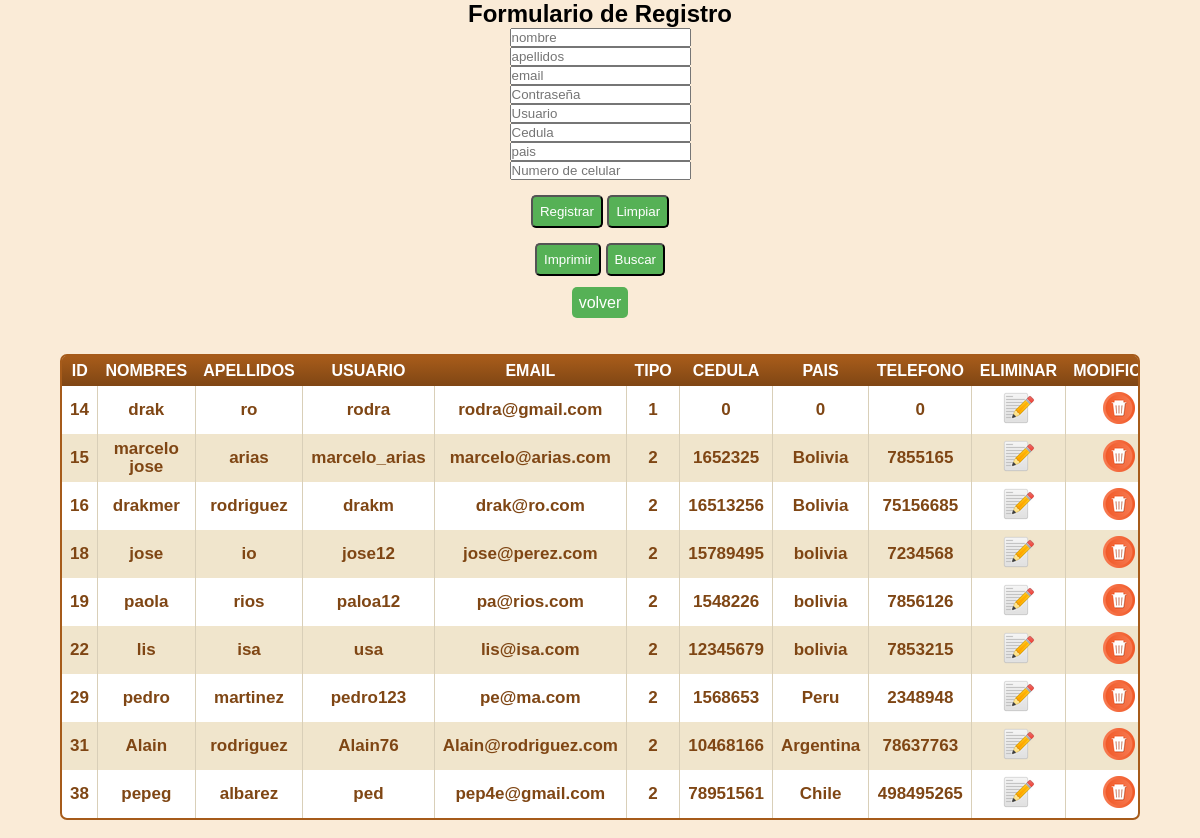
Before: /adm/lista_usuarios.php (signed in) with the older database file.
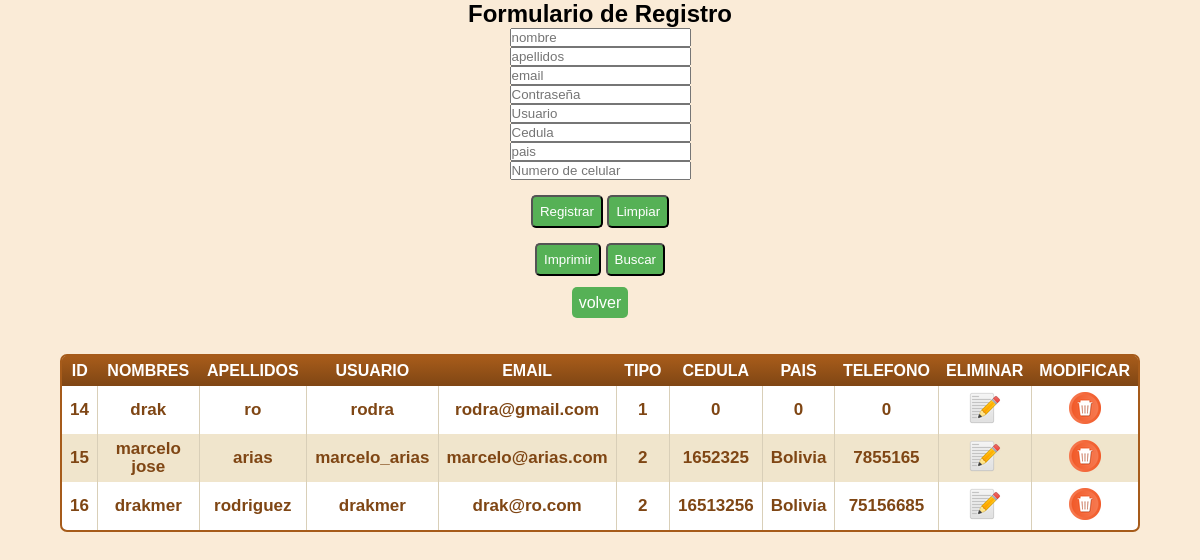
After: the same page with the newer database file.
### tables this page shows
CREATE TABLE IF NOT EXISTS `usuarios` (
  `id_usuario` int(11) NOT NULL AUTO_INCREMENT,
  `nombres` varchar(25) NOT NULL,
  `apellidos` varchar(25) NOT NULL,
  `usuario` varchar(25) NOT NULL,
  `contrasena` varchar(250) NOT NULL,
  `email` varchar(25) NOT NULL,
  `tipo` int(1) NOT NULL,
  `cedula` varchar(15) NOT NULL,
  `pais` varchar(20) NOT NULL,
  `numero_cell` varchar(25) NOT NULL,
  `genero` varchar(9) NOT NULL,
  `cash` varchar(25) NOT NULL,
  `Fech_Nac` int(11) NOT NULL,
  PRIMARY KEY (`id_usuario`)
);

### adm/lista_usuarios.php (the view, shortened to what this page needs)
<?php
require_once '../helper/control_adm.php';
    $sql="SELECT id_usuario,nombres,apellidos,usuario,email,tipo,cedula,pais,numero_cell FROM usuarios";
    $listado=$conn->query($sql);
?>
<!DOCTYPE html>
<html lang="es">
<head>
    <link rel="stylesheet" href="../style/style.css">
    <link rel="stylesheet" href="../style/style1.css">
</head>
<body>
    <center>
        <form method="post" action="../validar.php">
            <h2>Formulario de Registro</h2>
            <input type="text" placeholder="nombre" required name="nombre"><br>
            <input type="text" placeholder="apellidos" required name="apellidos"><br>
            <input type="email" placeholder="email" required name="email"><br>
            <input type="password" placeholder="Contraseña" required name="password"><br>
            <input type="text" placeholder="Usuario" required name="usuario"><br>
            <input type="text" placeholder="Cedula" required name="cedula"><br>
            <input type="text" placeholder="pais" required name="pais"><br>
            <input type="text" placeholder="Numero de celular" required name="numero_cell"><br>
            <input class="boton" type="submit" name="Registrar" value="Registrar">
            <input class="boton" type="reset" name="Limpiar" value="Limpiar">
        </form>
        <input class="boton" type="submit" name="Imprimir" value="Imprimir" onclick="location.href='../controller/reportes.php'">
        <input class="boton" type="submit" name="Buscar" value="Buscar" onclick="location.href='../buscar.php'"><br><br>
        <a class="boton" href="../panel_de_control.php">volver</a><br>
        <br><div class="datagrid">
        <table >
            <thead>
                <tr>
                    <th>ID</th>
                    <th>NOMBRES</th>
                    <th>APELLIDOS</th>
                    <th>USUARIO</th>
                    <th>EMAIL</th>
                    <th>TIPO</th>
                    <th>CEDULA</th>
                    <th>PAIS</th>
                    <th>TELEFONO</th>
                    <th>ELIMINAR</th>
                    <th>MODIFICAR</th>
                </tr>
            </thead>
            <tbody>
                <?php
                if($listado->num_rows>0){
                    $ban=0;
                    while ($row=$listado->fetch_assoc()){
                        if ($ban%2==0) {
                        ?>
                <tr>
                    <td><?php echo $row['id_usuario'];?></td>
                    <td><?php echo $row['nombres'];?></td>
                    <td><?php echo $row['apellidos'];?></td>
                    <td><?php echo $row['usuario'];?></td>
                    <td><?php echo $row['email'];?></td>
                    <td><?php echo $row['tipo'];?></td>
                    <td><?php echo $row['cedula'];?></td>
                    <td><?php echo $row['pais'];?></td>
                    <td><?php echo $row['numero_cell'];?></td>
                    <td><a href="../controller/modificar.php? id=<?php echo $row['id_usuario'];?>"><img src="../img/ico/editar.ico" alt=""></a></td>
                    <td><a href="../controller/eliminar.php? id=<?php echo $row['id_usuario'];?>"><img src="../img/ico/eliminar.ico" alt=""></a></td>
                </tr>
                <?php
                        $ban++;
                    }
                    else{?>
                            <tr class="alt">
                                <td><?php echo $row['id_usuario'];?></td>
                                <td><?php echo $row['nombres'];?></td>
                                <td><?php echo $row['apellidos'];?></td>
                                <td><?php echo $row['usuario'];?></td>
                                <td><?php echo $row['email'];?></td>
                                <td><?php echo $row['tipo'];?></td>
                                <td><?php echo $row['cedula'];?></td>
                                <td><?php echo $row['pais'];?></td>
                                <td><?php echo $row['numero_cell'];?></td>
                                <td><a href="../controller/modificar.php? id=<?php echo $row['id_usuario'];?>"><img src="../img/ico/editar.ico" alt=""></a></td>
                                <td><a href="../controller/eliminar.php? id=<?php echo $row['id_usuario'];?>"><img src="../img/ico/eliminar.ico" alt=""></a></td>
                            </tr>
                        <?php
                        $ban++;}
                    }
                }
                else{
                    echo "No existen datos en la tabla";
                }
                ?>
            </tbody>
        </table></div><br>
    </center>
</body>
</html>

### style/style.css (style rules this page uses)
* { margin:0;; padding:0px; font-family: sans-serif; box-sizing: border-box; font-family: Arial, Helvetica, sans-serif; }
a { text-decoration: none; }
body { background-color: antiquewhite; }
.boton { text-decoration: none; background-color: #56B156; margin-top:15px; padding: 7px; margin-top:15px; color:white; border-radius: 5px; }

### style/style1.css (style rules this page uses)
.datagrid table { border-collapse: collapse; text-align: left; width: 100%; text-align: center; }
.datagrid { margin-top: 2em; font: normal 12px/150% Arial, Helvetica, sans-serif; background: #fff; overflow: hidden; border: 2px solid #A65B1A; -webkit-border-radius: 7px; -moz-border-radius: 7px; border-radius: 7px; width: 80%; text-align: center; }
.datagrid table td, .datagrid table th { padding: 6px 8px; }
.datagrid table thead th { background:-webkit-gradient( linear, left top, left bottom, color-stop(0.05, #A65B1A), color-stop(1, #7F4614) ); background:-moz-linear-gradient( center top, #A65B1A 5%, #7F4614 100% ); filter:progid:DXImageTransform.Microsoft.gradient(startColorstr='#A65B1A', endColorstr='#7F4614'); background-color:#A65B1A; color:#FFFFFF; font-size: 16px; font-weight: bold; border-left: 0px solid #BF691E; }
.datagrid table thead th:first-child { border: none; }
.datagrid table tbody td { color: #7F4614; border-left: 1px solid #D9CFB8; font-size: 17px; font-weight: bold; }
.datagrid table tbody .alt td { background: #F0E5CC; color: #7F4614; }
.datagrid table tbody td:first-child { border-left: none; }
.datagrid table tbody tr:last-child td { border-bottom: none; }

### adm/lista_usuarios.php (style rules this page uses)
.datagrid { width: 90%; }

Changed rows visible on the page:
removed usuarios: id_usuario "18", nombres "jose", apellidos "io", usuario "jose12", email "jose@perez.com", tipo "2", cedula "15789495", pais "bolivia", numero_cell "7234568"
removed usuarios: id_usuario "19", nombres "paola", apellidos "rios", usuario "paloa12", email "pa@rios.com", tipo "2", cedula "1548226", pais "bolivia", numero_cell "7856126"
removed usuarios: id_usuario "22", nombres "lis", apellidos "isa", usuario "usa", email "lis@isa.com", tipo "2", cedula "12345679", pais "bolivia", numero_cell "7853215"
removed usuarios: id_usuario "29", nombres "pedro", apellidos "martinez", usuario "pedro123", email "pe@ma.com", tipo "2", cedula "1568653", pais "Peru", numero_cell "2348948"
removed usuarios: id_usuario "31", nombres "Alain", apellidos "rodriguez", usuario "Alain76", email "Alain@rodriguez.com", tipo "2", cedula "10468166", pais "Argentina", numero_cell "78637763"
removed usuarios: id_usuario "38", nombres "pepeg", apellidos "albarez", usuario "ped", email "pep4e@gmail.com", tipo "2", cedula "78951561", pais "Chile", numero_cell "498495265"
changed usuarios "drakmer": usuario "drakm" → "drakmer"
